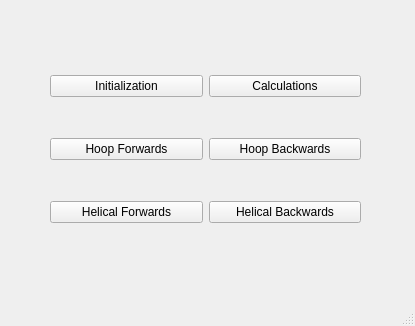
<?xml version="1.0" encoding="UTF-8"?>
<ui version="4.0">
 <class>main_window</class>
 <widget class="QMainWindow" name="main_window">
  <property name="enabled">
   <bool>true</bool>
  </property>
  <property name="geometry">
   <rect>
    <x>0</x>
    <y>0</y>
    <width>415</width>
    <height>326</height>
   </rect>
  </property>
  <property name="sizePolicy">
   <sizepolicy hsizetype="Preferred" vsizetype="Preferred">
    <horstretch>0</horstretch>
    <verstretch>0</verstretch>
   </sizepolicy>
  </property>
  <property name="minimumSize">
   <size>
    <width>0</width>
    <height>0</height>
   </size>
  </property>
  <property name="windowTitle">
   <string>MainWindow</string>
  </property>
  <widget class="QWidget" name="centralwidget">
   <widget class="QWidget" name="gridLayoutWidget">
    <property name="geometry">
     <rect>
      <x>50</x>
      <y>40</y>
      <width>311</width>
      <height>221</height>
     </rect>
    </property>
    <layout class="QGridLayout" name="gridLayout">
     <item row="1" column="0">
      <widget class="QPushButton" name="pb_hoop_forwards">
       <property name="text">
        <string>Hoop Forwards</string>
       </property>
      </widget>
     </item>
     <item row="0" column="0">
      <widget class="QPushButton" name="pb_initialization">
       <property name="text">
        <string>Initialization</string>
       </property>
      </widget>
     </item>
     <item row="2" column="0">
      <widget class="QPushButton" name="pb_helical_forwards">
       <property name="text">
        <string>Helical Forwards</string>
       </property>
      </widget>
     </item>
     <item row="0" column="1">
      <widget class="QPushButton" name="pb_calculations">
       <property name="text">
        <string>Calculations</string>
       </property>
      </widget>
     </item>
     <item row="1" column="1">
      <widget class="QPushButton" name="pb_hoop_backwards">
       <property name="text">
        <string>Hoop Backwards</string>
       </property>
      </widget>
     </item>
     <item row="2" column="1">
      <widget class="QPushButton" name="pb_helical_backwards">
       <property name="text">
        <string>Helical Backwards</string>
       </property>
      </widget>
     </item>
    </layout>
   </widget>
  </widget>
  <widget class="QStatusBar" name="statusbar"/>
 </widget>
 <resources/>
 <connections/>
</ui>
